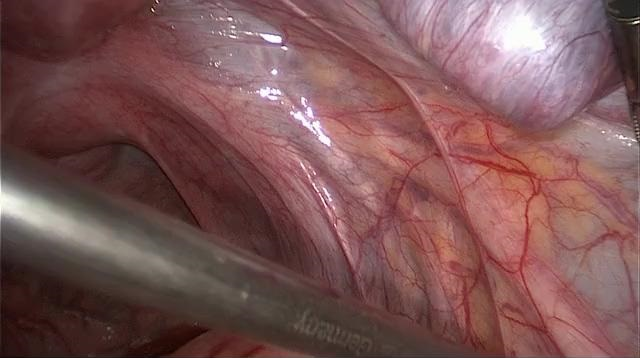
#> input picture Highlight-Remove/img/1.jpg, 640 x 358 px; its folder holds only this picture in this run
$ python Remove.py
#> lines starting #> are read from the running program, lines starting #| are printed output that depends on the picture; after the words box and inside, x2 and y2 are one past the last pixel; in counts of white or black regions, pixels touching at a corner belong together
#> further down, img is the input picture: shape (358, 640, 3); mean B, G, R 85.1, 84.8, 123.4
import cv2
import numpy as np
import matplotlib.pyplot as plt

T1 = 230
T2_abs = 210
T2_rel = 1.2
T3 = 5
MED_WINDOW_SIZE = 5
GAUSS_BLUR_SIZE = 15
MASK_BLUR_SIZE = 1

__SHOW__ = False


class Method1():
    def run(self, img):
        #
        # Segmentation
        #

        # Step 1 global threshold
        cR, cG, cB = cv2.split(img)
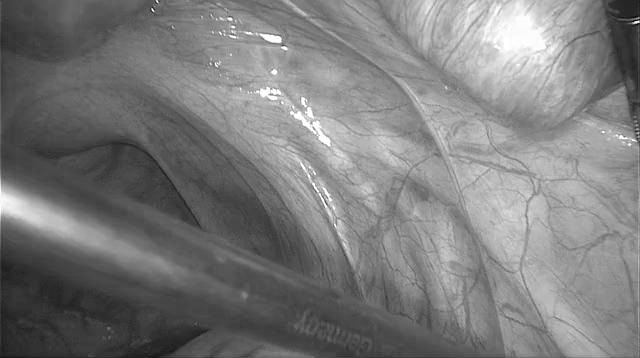
#> cR: shape (358, 640); min 5, max 255, mean 123.4
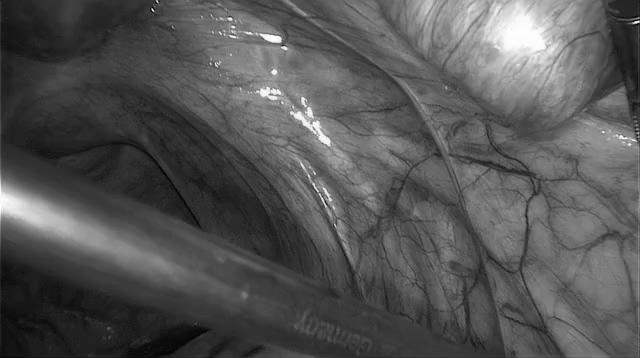
#> cG: shape (358, 640); min 0, max 255, mean 84.8
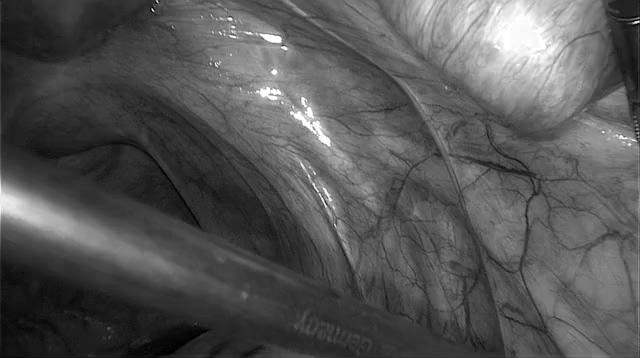
#> cB: shape (358, 640); min 0, max 255, mean 85.1
        cE = 0.2989 * cR + 0.5870 * cG + 0.1140 * cB  #  grey scale intensity
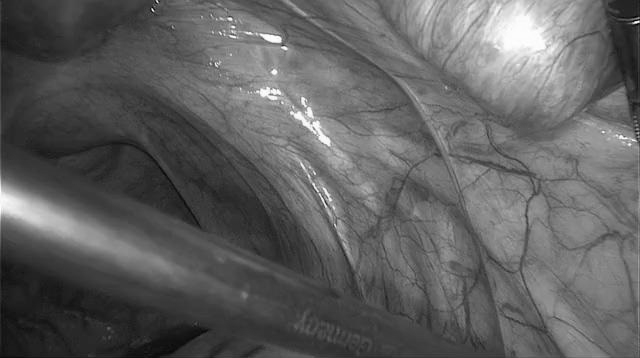
#> cE: shape (358, 640) float64; min 2.08, max 255, mean 96.3
        mask_1 = self.get_global_mask(cE, cB, cG, T1)

        # Step 2 Smoothed Nonspecular Surface Colour comparison

        mask_tmp = self.get_global_mask(cE, cB, cG, T2_abs)
        color_map = self.get_filled_map(img, mask_tmp)
        mask_2 = self.get_relative_mask(cR, cG, cB, color_map, T2_rel)

        # combine two masks
        mask = mask_1 + mask_2

        #
        # Inpainting
        #
        smooth_map = cv2.GaussianBlur(color_map,
                                      (GAUSS_BLUR_SIZE, GAUSS_BLUR_SIZE), 0)
        mask = mask.astype(float)
        smooth_mask = cv2.GaussianBlur(mask, (MASK_BLUR_SIZE, MASK_BLUR_SIZE),
                                       0)
        smooth_mask = cv2.merge(
            [smooth_mask.copy(),
             smooth_mask.copy(),
             smooth_mask.copy()])
        res = smooth_mask * smooth_map + (1 - smooth_mask) * img
        res = res.astype(np.uint8)

        if __SHOW__:
            plt.subplot(2, 2, 1)
            plt.imshow(img)
            plt.subplot(2, 2, 2)
            plt.imshow(smooth_map)
            plt.subplot(2, 2, 3)
            plt.imshow(smooth_mask)
            plt.subplot(2, 2, 4)
            plt.imshow(res)
            plt.show()

        return res

    def get_global_mask(self, cE, cB, cG, T):

#> called with T = 230
        norm_effe_GE = np.percentile(cG, 95.0) / np.percentile(cE, 95.0)
#> norm_effe_GE = 0.94
        norm_effe_BE = np.percentile(cB, 95.0) / np.percentile(cE, 95.0)
#> norm_effe_BE = 1.03

        flag_0 = cG > norm_effe_GE * T
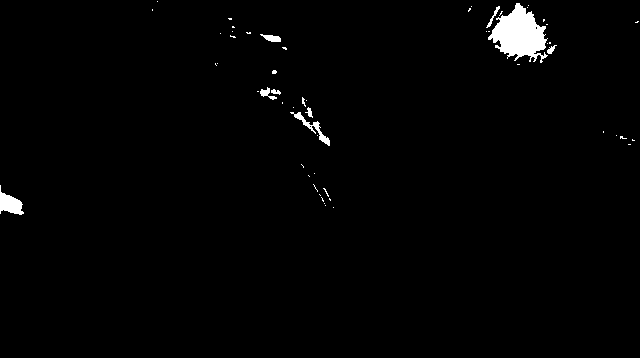
#> flag_0: shape (358, 640) bool; 1.4% white; 56 white regions (46 under 20 px), largest, box (x1, y1, x2, y2) and area: (488, 3, 548, 63) 2033, (0, 185, 24, 215) 372, (290, 112, 330, 146) 252
        flag_1 = cB > norm_effe_BE * T
#> flag_1: shape (358, 640) bool; 1.2% white; 49 white regions (41 under 20 px), largest, box (x1, y1, x2, y2) and area: (493, 3, 557, 63) 1958, (313, 121, 330, 146) 127, (291, 112, 316, 134) 114
        flag_2 = cE > T
#> flag_2: shape (358, 640) bool; 1.1% white; 60 white regions (49 under 20 px), largest, box (x1, y1, x2, y2) and area: (493, 3, 546, 56) 1618, (0, 187, 17, 214) 205, (313, 121, 330, 146) 125

        mask_1 = flag_0 + flag_1 + flag_2
#> mask_1: shape (358, 640) bool; 1.4% white; 55 white regions (46 under 20 px), largest, box (x1, y1, x2, y2) and area: (488, 3, 557, 63) 2118, (0, 185, 24, 215) 372, (290, 112, 330, 146) 253
        return mask_1

    def get_filled_map(self, img, mask_tmp):
        """fill the masked pixels with surrounded values"""

        # find the centorids
        centroids = self.get_centroid_info(img, mask_tmp)  # [M, 5]

        # prepare the point indexs
        c_points = centroids[:, :2].T[::-1, :]  # centroid [2, M]
        h_points = np.array(np.where(mask_tmp == 1))  # hollow [2, N]
        M = c_points.shape[1]
        N = h_points.shape[1]
        c_points_r = np.repeat([c_points], N, 0)  # [N, 2, M]
        c_points_r = np.swapaxes(c_points_r, 0, 1)  # [2, N, M]
        c_points_r = np.swapaxes(c_points_r, 1, 2)  # [2, M, N]
        h_points_r = np.repeat([h_points], M, 0)  # [M, 2, N]
        h_points_r = np.swapaxes(h_points_r, 0, 1)  # [2, M, N]

        # parallel calculate distance and find nearest color
        dis = np.sum(np.square(h_points_r - c_points_r), axis=0)  # [M, N]
        nearest_centroid_index = np.argmin(dis, axis=0)  # [N]
        hollow_values = centroids[:, 2:][[nearest_centroid_index]]  # [N, 3]

        # fill image with found colors
        img_fill = img.copy()
        h_points = h_points.tolist()
        img_fill[h_points] = hollow_values

        # median blur
        color_map = cv2.medianBlur(img_fill, MED_WINDOW_SIZE)

        return color_map

    def get_centroid_info(self, img, mask_tmp):
        """find the centroid as well as their color of each contour"""

        # find color choose area
        mask_tmp = mask_tmp.astype(np.uint8)
        kernel_2 = cv2.getStructuringElement(cv2.MORPH_ELLIPSE, (2, 2))
        delated_2 = cv2.dilate(mask_tmp, kernel_2)
#> delated_2: shape (358, 640); values 0 (black) and 1 (white), 2.6% white; 50 white regions (33 under 20 px), largest, box (x1, y1, x2, y2) and area: (483, 0, 559, 74) 3489, (0, 182, 45, 225) 819, (290, 97, 331, 147) 531
        kernel_4 = cv2.getStructuringElement(cv2.MORPH_ELLIPSE, (4, 4))
        delated_4 = cv2.dilate(mask_tmp, kernel_4)
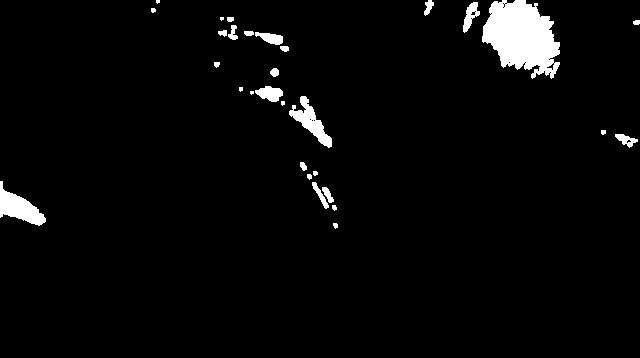
#> delated_4: shape (358, 640); values 0 (black) and 1 (white), 3.4% white; 30 white regions (5 under 20 px), largest, box (x1, y1, x2, y2) and area: (482, 0, 560, 79) 4120, (0, 181, 46, 226) 956, (289, 96, 332, 148) 775
        color_area = delated_4 - delated_2
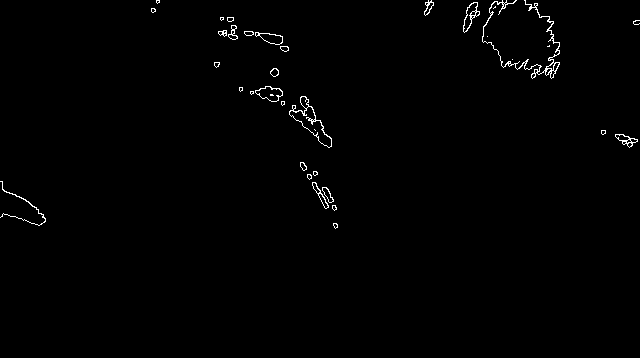
#> color_area: shape (358, 640); values 0 (black) and 1 (white), 0.8% white in thin lines or dots, all inside (x1, y1, x2, y2) = (0, 0, 640, 229)

        # find contours
        contours, __ = cv2.findContours(color_area, cv2.RETR_EXTERNAL,
                                        cv2.CHAIN_APPROX_SIMPLE)
#> contours = 34 contours, 17 with area under 20; largest, box (x1, y1, x2, y2) and area: (289, 96, 332, 148) 696, (482, 0, 560, 79) 302, (255, 86, 283, 102) 263, (463, 2, 480, 33) 228, (255, 32, 283, 45) 188

        # for each contour
        res = np.zeros([len(contours), 5])
#> res = 34 rows, first 6: [0, 0, 0, 0, 0], [0, 0, 0, 0, 0], [0, 0, 0, 0, 0], [0, 0, 0, 0, 0], [0, 0, 0, 0, 0], [0, 0, 0, 0, 0]
        for i, c in enumerate(contours):
            # get centroid point index
            shape = c.shape
            c = c.reshape([shape[0], shape[2]]).T
            res[i, :2] = centroid_index = np.mean(c, axis=1)

            # get centroid color
            tmp = np.zeros([shape[0], 3])
            c = c[::-1, :].tolist()
            tmp[:, :] = img[c]
            res[i, 2:] = centroid_value = np.mean(tmp, axis=0)
            pass
#> this loop made 1 pass
#> (shape, centroid_index) on pass 1: ((9, 1, 2), [335, 225.6])
#> after the loop, res = 34 rows, first 6: [335, 225.6, 0, 0, 0], [0, 0, 0, 0, 0], [0, 0, 0, 0, 0], [0, 0, 0, 0, 0], [0, 0, 0, 0, 0], [0, 0, 0, 0, 0]

        return res

    # [21 lines left out: function get_relative_mask, not called in this run]


Y_COEFF = 0.5


class Method2():
    # [52 lines left out: function run, not called in this run]


if __name__ == "__main__":
    import os

    m1 = Method1()
    for file_name in os.listdir('./img/'):
        img = cv2.imread('./img/' + file_name)
        img = cv2.cvtColor(img, cv2.COLOR_BGR2RGB)
#> (the run stopped early here; a loop or call above may not have finished)

$ run again, on Highlight-Remove/img/2.jpg
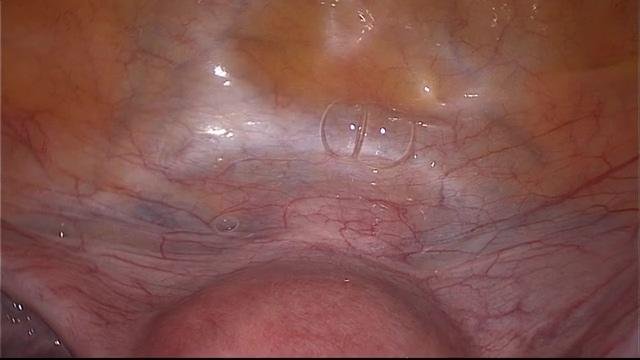
#> input picture Highlight-Remove/img/2.jpg, 640 x 360 px
#> img is the input picture: shape (360, 640, 3); mean B, G, R 77.7, 83.4, 130.7
#> in run, `cR, cG, cB = cv2.split(img)`:
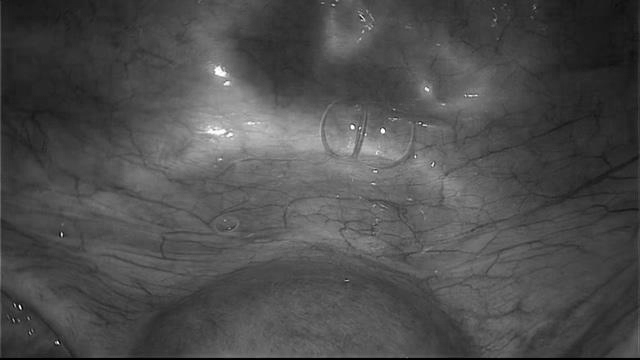
#> cB: shape (360, 640); min 0, max 255, mean 77.7
#> norm_effe_GE = 0.921
#> flag_0: shape (360, 640) bool; 0.11% white; 27 white regions (25 under 20 px), largest, box (x1, y1, x2, y2) and area: (206, 127, 226, 135) 80, (215, 67, 226, 76) 64
#> flag_1: shape (360, 640) bool; 0.11% white; 30 white regions (28 under 20 px), largest, box (x1, y1, x2, y2) and area: (206, 127, 226, 135) 82, (215, 67, 226, 76) 65
#> flag_2: shape (360, 640) bool; 0.09% white; 26 white regions (24 under 20 px), largest, box (x1, y1, x2, y2) and area: (208, 129, 226, 135) 58, (215, 67, 226, 76) 57
#> flag_0: shape (360, 640) bool; 0.15% white; 36 white regions (33 under 20 px), largest, box (x1, y1, x2, y2) and area: (205, 126, 227, 136) 120, (215, 66, 226, 77) 74, (226, 133, 233, 137) 20
#> flag_1: shape (360, 640) bool; 0.16% white; 34 white regions (30 under 20 px), largest, box (x1, y1, x2, y2) and area: (205, 125, 227, 136) 122, (214, 66, 226, 77) 76, (245, 122, 255, 125) 22, (226, 133, 233, 137) 20
#> flag_2: shape (360, 640) bool; 0.12% white; 32 white regions (30 under 20 px), largest, box (x1, y1, x2, y2) and area: (206, 126, 226, 135) 95, (215, 66, 226, 77) 68
#> mask_1: shape (360, 640) bool; 0.16% white; 38 white regions (34 under 20 px), largest, box (x1, y1, x2, y2) and area: (205, 125, 227, 136) 122, (214, 66, 226, 77) 77, (245, 122, 255, 125) 22, (226, 133, 233, 137) 20
#> delated_2: shape (360, 640); values 0 (black) and 1 (white), 0.26% white; 35 white regions (28 under 20 px), largest, box (x1, y1, x2, y2) and area: (205, 125, 228, 138) 170, (214, 66, 227, 78) 100, (245, 122, 257, 128) 41
#> delated_4: shape (360, 640); values 0 (black) and 1 (white), 0.54% white; 28 white regions (10 under 20 px), largest, box (x1, y1, x2, y2) and area: (204, 124, 235, 142) 339, (213, 65, 228, 79) 148, (244, 121, 262, 129) 103
#> in get_centroid_info, `color_area = delated_4 - delated_2`:
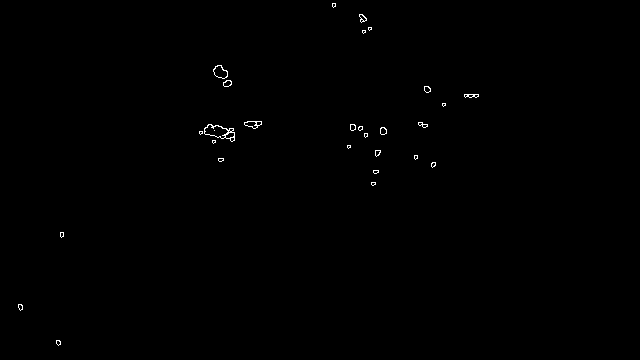
#> color_area: shape (360, 640); values 0 (black) and 1 (white), 0.28% white in thin lines or dots, all inside (x1, y1, x2, y2) = (18, 3, 479, 346)
#> contours = 28 contours, 17 with area under 20; largest, box (x1, y1, x2, y2) and area: (204, 124, 235, 142) 298, (213, 65, 228, 79) 127, (244, 121, 262, 129) 82, (223, 80, 232, 87) 40, (380, 127, 387, 135) 38
#> in get_centroid_info, `res = np.zeros([len(contours), 5])`: res = 28 rows, first 6: [0, 0, 0, 0, 0], [0, 0, 0, 0, 0], [0, 0, 0, 0, 0], [0, 0, 0, 0, 0], [0, 0, 0, 0, 0], [0, 0, 0, 0, 0]
#> the loop in get_centroid_info, `for i, c in enumerate(contours):` made 1 pass
#> (shape, centroid_index) on pass 1: ((7, 1, 2), [58.29, 342.4])
#> after the loop in get_centroid_info, `for i, c in enumerate(contours):`: res = 28 rows, first 6: [58.29, 342.4, 0, 0, 0], [0, 0, 0, 0, 0], [0, 0, 0, 0, 0], [0, 0, 0, 0, 0], [0, 0, 0, 0, 0], [0, 0, 0, 0, 0]

$ run again, on Highlight-Remove/img/3.jpg
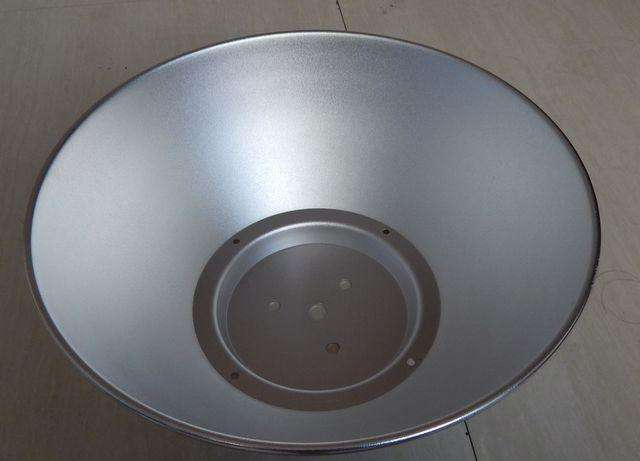
#> input picture Highlight-Remove/img/3.jpg, 640 x 461 px
#> img is the input picture: shape (461, 640, 3); mean B, G, R 116.8, 113.7, 114.8
#> norm_effe_GE = 1.01
#> norm_effe_BE = 1.05
#> in get_global_mask, `flag_0 = cG > norm_effe_GE * T`:
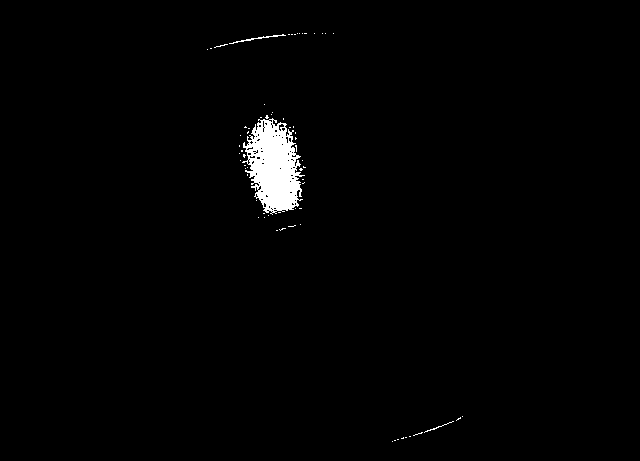
#> flag_0: shape (461, 640) bool; 1.4% white; 67 white regions (64 under 20 px), largest, box (x1, y1, x2, y2) and area: (242, 118, 305, 215) 3677, (229, 34, 286, 44) 86, (424, 421, 454, 433) 36
#> flag_1: shape (461, 640) bool; 1.3% white; 75 white regions (72 under 20 px), largest, box (x1, y1, x2, y2) and area: (239, 116, 301, 212) 3451, (229, 37, 265, 44) 49, (424, 421, 454, 433) 39
#> flag_2: shape (461, 640) bool; 1.4% white; 65 white regions (60 under 20 px), largest, box (x1, y1, x2, y2) and area: (243, 115, 305, 216) 3832, (229, 34, 286, 44) 85, (412, 420, 455, 436) 52, (210, 44, 228, 49) 20, (279, 225, 298, 231) 20
#> mask_1: shape (461, 640) bool; 1.5% white; 64 white regions (59 under 20 px), largest, box (x1, y1, x2, y2) and area: (239, 115, 305, 216) 4068, (229, 34, 286, 44) 86, (409, 420, 455, 437) 58, (210, 44, 228, 49) 20, (279, 225, 298, 231) 20
#> flag_0: shape (461, 640) bool; 2.9% white; 67 white regions (63 under 20 px), largest, box (x1, y1, x2, y2) and area: (226, 94, 320, 218) 7931, (201, 33, 329, 52) 278, (265, 223, 311, 236) 86, (409, 417, 461, 437) 80
#> flag_1: shape (461, 640) bool; 2.9% white; 62 white regions (58 under 20 px), largest, box (x1, y1, x2, y2) and area: (221, 95, 316, 218) 7993, (201, 33, 321, 52) 241, (265, 223, 311, 236) 87, (409, 417, 461, 437) 81
#> flag_2: shape (461, 640) bool; 2.9% white; 59 white regions (54 under 20 px), largest, box (x1, y1, x2, y2) and area: (227, 94, 320, 218) 7963, (201, 33, 329, 52) 282, (265, 223, 311, 236) 89, (409, 417, 461, 437) 80, (391, 437, 407, 442) 20
#> mask_1: shape (461, 640) bool; 3.1% white; 66 white regions (61 under 20 px), largest, box (x1, y1, x2, y2) and area: (221, 94, 320, 218) 8486, (201, 33, 329, 52) 286, (265, 223, 311, 236) 91, (409, 417, 461, 437) 81, (391, 437, 407, 442) 20
#> delated_2: shape (461, 640); values 0 (black) and 1 (white), 3.4% white; 38 white regions (33 under 20 px), largest, box (x1, y1, x2, y2) and area: (221, 91, 324, 220) 9138, (196, 33, 337, 54) 442, (265, 223, 314, 237) 142, (409, 416, 466, 438) 141, (391, 437, 408, 443) 37
#> delated_4: shape (461, 640); values 0 (black) and 1 (white), 4% white; 14 white regions (8 under 20 px), largest, box (x1, y1, x2, y2) and area: (219, 85, 325, 225) 10203, (190, 32, 338, 58) 778, (383, 415, 467, 445) 387, (264, 222, 315, 238) 259, (469, 410, 476, 416) 27, (241, 87, 246, 94) 25
#> in get_centroid_info, `color_area = delated_4 - delated_2`:
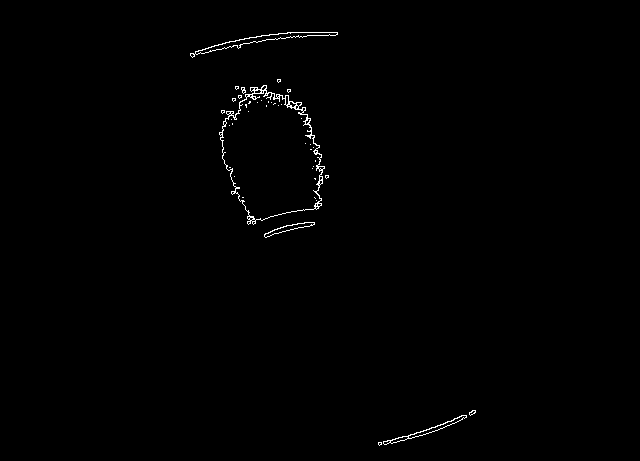
#> color_area: shape (461, 640); values 0 (black) and 1 (white), 0.58% white in thin lines or dots, all inside (x1, y1, x2, y2) = (190, 32, 476, 446)
#> contours = 14 contours, 10 with area under 20; largest, box (x1, y1, x2, y2) and area: (219, 85, 325, 225) 9966, (190, 32, 338, 58) 624, (383, 415, 467, 445) 300, (264, 222, 315, 238) 206
#> in get_centroid_info, `res = np.zeros([len(contours), 5])`: res = 14 rows, first 6: [0, 0, 0, 0, 0], [0, 0, 0, 0, 0], [0, 0, 0, 0, 0], [0, 0, 0, 0, 0], [0, 0, 0, 0, 0], [0, 0, 0, 0, 0]
#> the loop in get_centroid_info, `for i, c in enumerate(contours):` made 1 pass
#> (shape, centroid_index) on pass 1: ((6, 1, 2), [379.5, 443.5])
#> after the loop in get_centroid_info, `for i, c in enumerate(contours):`: res = 14 rows, first 6: [379.5, 443.5, 0, 0, 0], [0, 0, 0, 0, 0], [0, 0, 0, 0, 0], [0, 0, 0, 0, 0], [0, 0, 0, 0, 0], [0, 0, 0, 0, 0]
